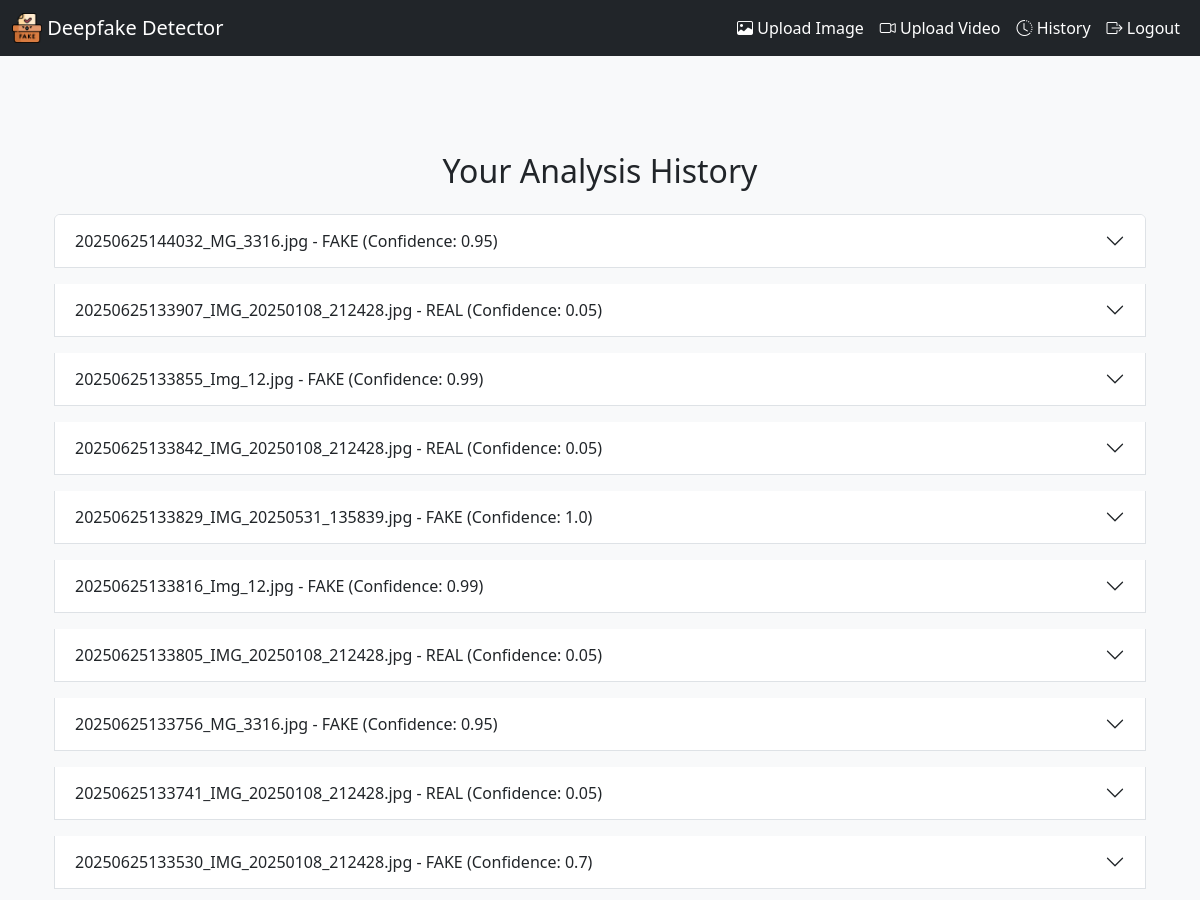
Before: /history (signed in, upper part) with the older database file.
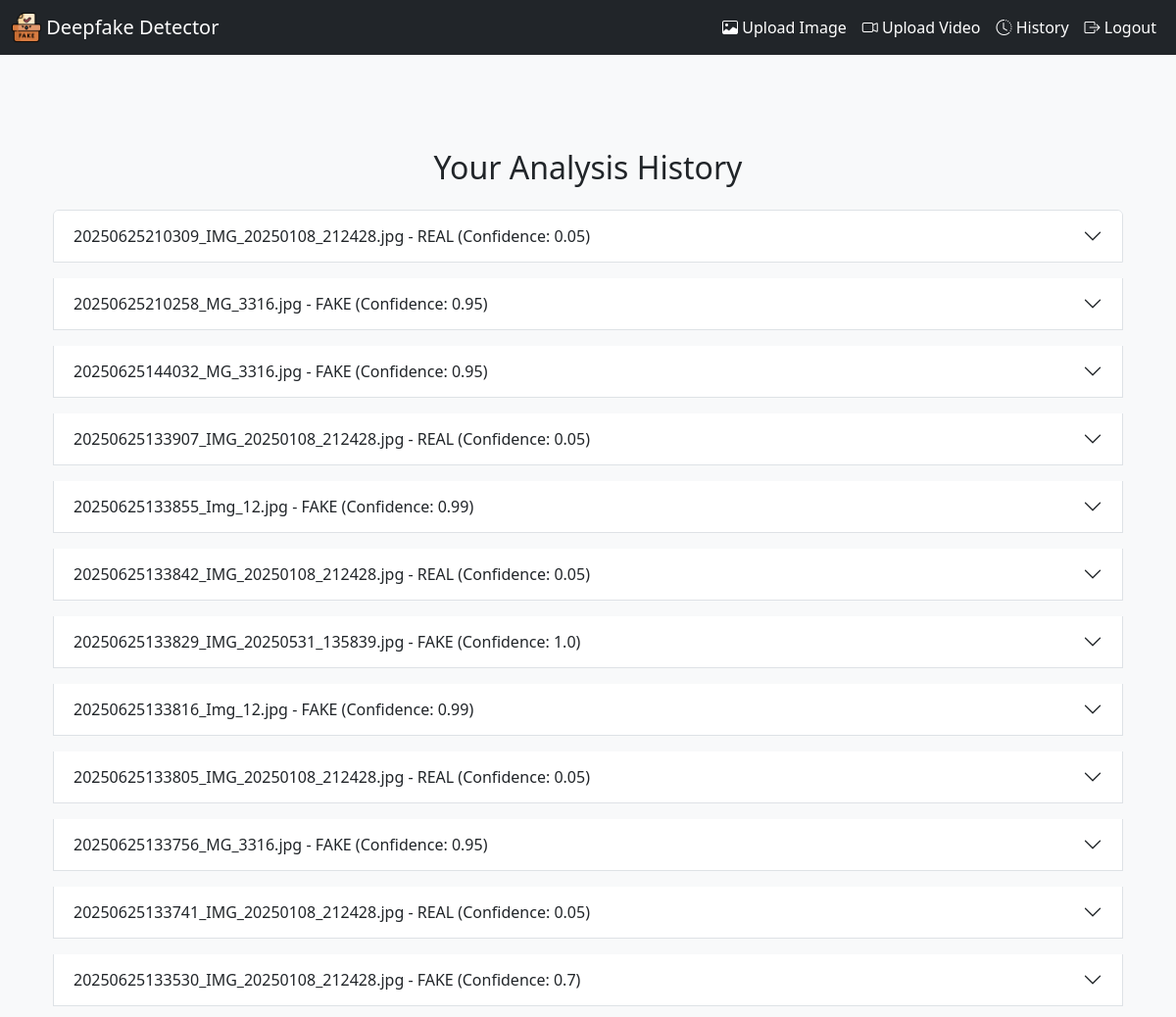
After: the same page with the newer database file.
### app.py (models this page shows)
class AnalysisResult(db.Model):
    id = db.Column(db.Integer, primary_key=True)
    user_id = db.Column(db.Integer, db.ForeignKey('user.id'), nullable=False)
    file_path = db.Column(db.String(255), nullable=False)
    result = db.Column(db.String(10), nullable=False)
    confidence_score = db.Column(db.Float, nullable=False)
    uploaded_at = db.Column(db.DateTime, default=datetime.utcnow)

### app.py (the view)
@app.route('/history')
def history():
    if 'user_id' not in session:
        return redirect(url_for('login'))
    results = AnalysisResult.query.filter_by(user_id=session['user_id']).order_by(AnalysisResult.uploaded_at.desc()).all()
    return render_template("history.html", results=results)

### app.py (called while the page is built)
@app.context_processor
def inject_user():
    return dict(
        logged_in='user_id' in session,
        username=session.get('username'),
        user_email=session.get('user_email')
    )

### templates/history.html (shortened to what this page needs)
{% extends "layout.html" %}
{% block content %}
<div class="container mt-5">
  <h2 class="text-center mb-4">Your Analysis History</h2>
  {% if results|length == 0 %}
  <div class="alert alert-info">No analysis results found.</div>
  {% else %}
  <div class="accordion" id="historyAccordion">
    {% for result in results %}
    <div class="accordion-item mb-3">
      <h2 class="accordion-header" id="heading{{ loop.index }}">
        <button class="accordion-button collapsed" type="button" data-bs-toggle="collapse" data-bs-target="#collapse{{ loop.index }}" aria-expanded="false" aria-controls="collapse{{ loop.index }}">
          {{ result.file_path.split('/')[-1] }} - {{ result.result }} (Confidence: {{ result.confidence_score }})
        </button>
      </h2>
    </div>
    {% endfor %}
  </div>
  {% endif %}
</div>
{% endblock %}

### templates/layout.html (shortened to what this page needs)
<!DOCTYPE html>
<html lang="en">
<head>
    <link href="https://cdn.jsdelivr.net/npm/bootstrap@5.3.0/dist/css/bootstrap.min.css" rel="stylesheet">
    <link rel="stylesheet" href="https://cdn.jsdelivr.net/npm/bootstrap-icons@1.10.5/font/bootstrap-icons.css">
</head>
<body>
    <nav class="navbar navbar-expand-lg navbar-dark">
        <div class="container-fluid">
            <a class="navbar-brand" href="{{ url_for('dashboard') }}">
                <img src="/static/images/icon.png" alt="Logo" width="30" height="30" class="d-inline-block align-top">
                Deepfake Detector
            </a>
            <div class="collapse navbar-collapse" id="navbarNav">
                <ul class="navbar-nav ms-auto">
                    <li class="nav-item">
                        <a class="nav-link" href="{{ url_for('upload_image') }}"><i class="bi bi-image"></i> Upload Image</a>
                    </li>
                    <li class="nav-item">
                        <a class="nav-link" href="{{ url_for('upload_video') }}"><i class="bi bi-camera-video"></i> Upload Video</a>
                    </li>
                    <li class="nav-item">
                        <a class="nav-link" href="{{ url_for('history') }}"><i class="bi bi-clock-history"></i> History</a>
                    </li>
                    <li class="nav-item">
                        <a class="nav-link" href="{{ url_for('logout') }}"><i class="bi bi-box-arrow-right"></i> Logout</a>
                    </li>
                </ul>
            </div>
        </div>
    </nav>
    <main class="container py-5">
        {% block content %}{% endblock %}
    </main>
</body>
</html>

### templates/layout.html (style rules this page uses)
body { background-color: #f8f9fa; font-family: 'Segoe UI', sans-serif; }
.navbar { background-color: #212529; }
.navbar a { color: white !important; }

Changed rows visible on the page:
added AnalysisResult: file_path "20250625210309_IMG_20250108_212428.jpg", result "REAL", confidence_score "0.05"
added AnalysisResult: file_path "20250625210258_MG_3316.jpg", result "FAKE", confidence_score "0.95"
